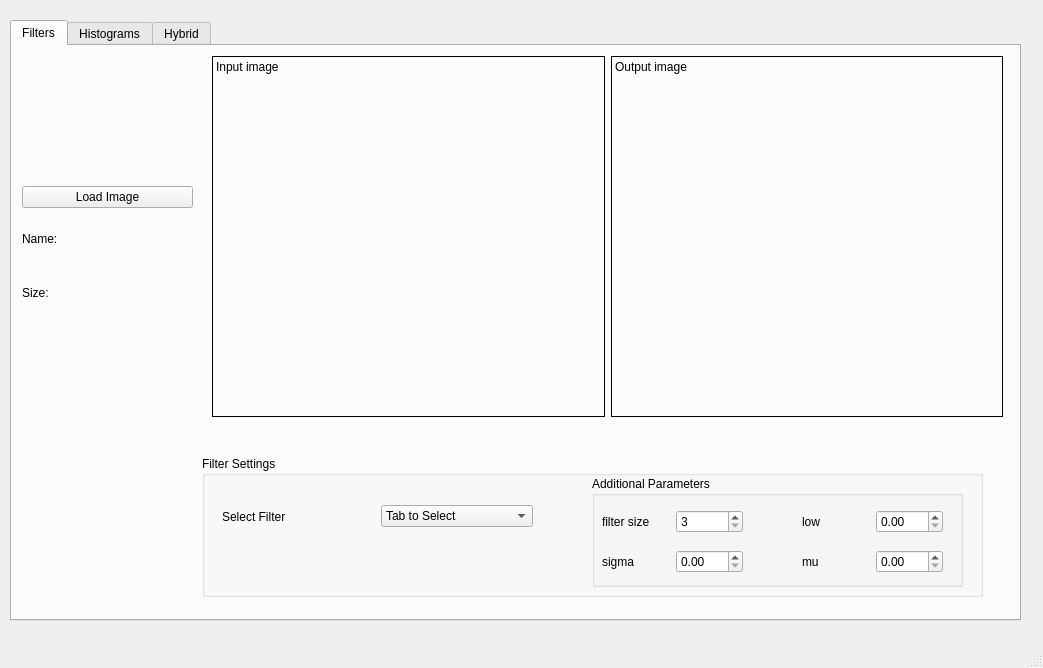
<?xml version="1.0" encoding="UTF-8"?>
<ui version="4.0">
 <class>MainWindow</class>
 <widget class="QMainWindow" name="MainWindow">
  <property name="geometry">
   <rect>
    <x>0</x>
    <y>0</y>
    <width>1043</width>
    <height>668</height>
   </rect>
  </property>
  <property name="minimumSize">
   <size>
    <width>800</width>
    <height>0</height>
   </size>
  </property>
  <property name="windowTitle">
   <string>MainWindow</string>
  </property>
  <widget class="QWidget" name="centralwidget">
   <widget class="QTabWidget" name="tabWidget">
    <property name="enabled">
     <bool>true</bool>
    </property>
    <property name="geometry">
     <rect>
      <x>10</x>
      <y>20</y>
      <width>1011</width>
      <height>601</height>
     </rect>
    </property>
    <property name="currentIndex">
     <number>0</number>
    </property>
    <widget class="QWidget" name="tab_filters">
     <attribute name="title">
      <string>Filters</string>
     </attribute>
     <widget class="QGroupBox" name="groupBox">
      <property name="geometry">
       <rect>
        <x>190</x>
        <y>410</y>
        <width>781</width>
        <height>141</height>
       </rect>
      </property>
      <property name="title">
       <string>Filter Settings</string>
      </property>
      <widget class="QWidget" name="horizontalLayoutWidget">
       <property name="geometry">
        <rect>
         <x>20</x>
         <y>40</y>
         <width>311</width>
         <height>41</height>
        </rect>
       </property>
       <layout class="QHBoxLayout" name="horizontalLayout">
        <item>
         <widget class="QLabel" name="label_3">
          <property name="text">
           <string>Select Filter</string>
          </property>
         </widget>
        </item>
        <item>
         <widget class="QComboBox" name="comboBox_filters">
          <item>
           <property name="text">
            <string>Tab to Select</string>
           </property>
          </item>
          <item>
           <property name="text">
            <string>Gaussian noise</string>
           </property>
          </item>
          <item>
           <property name="text">
            <string>Uniform noise</string>
           </property>
          </item>
          <item>
           <property name="text">
            <string>Salt &amp; pepper noise</string>
           </property>
          </item>
          <item>
           <property name="text">
            <string>Gaussian filter</string>
           </property>
          </item>
          <item>
           <property name="text">
            <string>Median filter</string>
           </property>
          </item>
          <item>
           <property name="text">
            <string>Average filter</string>
           </property>
          </item>
          <item>
           <property name="text">
            <string>Sobel ED</string>
           </property>
          </item>
          <item>
           <property name="text">
            <string>Roberts ED</string>
           </property>
          </item>
          <item>
           <property name="text">
            <string>Prewitt ED</string>
           </property>
          </item>
          <item>
           <property name="text">
            <string>Canny ED</string>
           </property>
          </item>
          <item>
           <property name="text">
            <string>Laplacian of Gaussian</string>
           </property>
          </item>
          <item>
           <property name="text">
            <string>Laplacian1</string>
           </property>
          </item>
          <item>
           <property name="text">
            <string>Laplacian2</string>
           </property>
          </item>
         </widget>
        </item>
       </layout>
      </widget>
      <widget class="QGroupBox" name="groupBox_2">
       <property name="geometry">
        <rect>
         <x>390</x>
         <y>20</y>
         <width>371</width>
         <height>111</height>
        </rect>
       </property>
       <property name="title">
        <string>Additional Parameters</string>
       </property>
       <widget class="QWidget" name="layoutWidget">
        <property name="geometry">
         <rect>
          <x>10</x>
          <y>30</y>
          <width>141</width>
          <height>31</height>
         </rect>
        </property>
        <layout class="QHBoxLayout" name="horizontalLayout_5">
         <item>
          <widget class="QLabel" name="label_4">
           <property name="text">
            <string>filter size</string>
           </property>
          </widget>
         </item>
         <item>
          <widget class="QSpinBox" name="spinBox_filter_size">
           <property name="minimum">
            <number>3</number>
           </property>
           <property name="maximum">
            <number>51</number>
           </property>
           <property name="singleStep">
            <number>2</number>
           </property>
          </widget>
         </item>
        </layout>
       </widget>
       <widget class="QWidget" name="layoutWidget">
        <property name="geometry">
         <rect>
          <x>10</x>
          <y>70</y>
          <width>141</width>
          <height>31</height>
         </rect>
        </property>
        <layout class="QHBoxLayout" name="horizontalLayout_4">
         <item>
          <widget class="QLabel" name="label_5">
           <property name="text">
            <string>sigma</string>
           </property>
          </widget>
         </item>
         <item>
          <widget class="QDoubleSpinBox" name="doubleSpinBox_sigma"/>
         </item>
        </layout>
       </widget>
       <widget class="QWidget" name="layoutWidget">
        <property name="geometry">
         <rect>
          <x>210</x>
          <y>70</y>
          <width>141</width>
          <height>31</height>
         </rect>
        </property>
        <layout class="QHBoxLayout" name="horizontalLayout_3">
         <item>
          <widget class="QLabel" name="label_6">
           <property name="text">
            <string>mu</string>
           </property>
          </widget>
         </item>
         <item>
          <widget class="QDoubleSpinBox" name="doubleSpinBox_mu"/>
         </item>
        </layout>
       </widget>
       <widget class="QWidget" name="layoutWidget">
        <property name="geometry">
         <rect>
          <x>210</x>
          <y>30</y>
          <width>141</width>
          <height>31</height>
         </rect>
        </property>
        <layout class="QHBoxLayout" name="horizontalLayout_2">
         <item>
          <widget class="QLabel" name="label_7">
           <property name="text">
            <string>low</string>
           </property>
          </widget>
         </item>
         <item>
          <widget class="QDoubleSpinBox" name="doubleSpinBox_low">
           <property name="maximum">
            <double>1.000000000000000</double>
           </property>
           <property name="singleStep">
            <double>0.010000000000000</double>
           </property>
          </widget>
         </item>
        </layout>
       </widget>
      </widget>
     </widget>
     <widget class="QWidget" name="">
      <property name="geometry">
       <rect>
        <x>200</x>
        <y>10</y>
        <width>791</width>
        <height>361</height>
       </rect>
      </property>
      <layout class="QGridLayout" name="gridLayout_5">
       <item row="0" column="0">
        <widget class="QLabel" name="label_filters_input">
         <property name="frameShape">
          <enum>QFrame::Box</enum>
         </property>
         <property name="text">
          <string>Input image</string>
         </property>
         <property name="alignment">
          <set>Qt::AlignLeading|Qt::AlignLeft|Qt::AlignTop</set>
         </property>
        </widget>
       </item>
       <item row="0" column="1">
        <widget class="QLabel" name="label_filters_output">
         <property name="frameShape">
          <enum>QFrame::Box</enum>
         </property>
         <property name="text">
          <string>Output image</string>
         </property>
         <property name="textFormat">
          <enum>Qt::PlainText</enum>
         </property>
         <property name="alignment">
          <set>Qt::AlignLeading|Qt::AlignLeft|Qt::AlignTop</set>
         </property>
        </widget>
       </item>
      </layout>
     </widget>
     <widget class="QWidget" name="">
      <property name="geometry">
       <rect>
        <x>10</x>
        <y>140</y>
        <width>171</width>
        <height>131</height>
       </rect>
      </property>
      <layout class="QGridLayout" name="gridLayout_6">
       <item row="3" column="0">
        <widget class="QLabel" name="label_2">
         <property name="text">
          <string>Size:</string>
         </property>
        </widget>
       </item>
       <item row="0" column="0">
        <widget class="QPushButton" name="pushButton_filters_load">
         <property name="text">
          <string>Load Image</string>
         </property>
        </widget>
       </item>
       <item row="2" column="0">
        <widget class="QLabel" name="label">
         <property name="text">
          <string>Name:</string>
         </property>
        </widget>
       </item>
      </layout>
     </widget>
    </widget>
    <widget class="QWidget" name="tab_histograms">
     <attribute name="title">
      <string>Histograms</string>
     </attribute>
     <widget class="QWidget" name="">
      <property name="geometry">
       <rect>
        <x>280</x>
        <y>10</y>
        <width>701</width>
        <height>531</height>
       </rect>
      </property>
      <layout class="QGridLayout" name="gridLayout">
       <item row="0" column="0">
        <widget class="QLabel" name="label_histograms_input">
         <property name="frameShape">
          <enum>QFrame::Box</enum>
         </property>
         <property name="text">
          <string>Input image</string>
         </property>
         <property name="alignment">
          <set>Qt::AlignLeading|Qt::AlignLeft|Qt::AlignTop</set>
         </property>
        </widget>
       </item>
       <item row="0" column="1">
        <widget class="QLabel" name="label_histograms_output">
         <property name="frameShape">
          <enum>QFrame::Box</enum>
         </property>
         <property name="text">
          <string>Output image</string>
         </property>
         <property name="alignment">
          <set>Qt::AlignLeading|Qt::AlignLeft|Qt::AlignTop</set>
         </property>
        </widget>
       </item>
       <item row="1" column="0">
        <widget class="QLabel" name="label_histograms_hinput">
         <property name="frameShape">
          <enum>QFrame::Box</enum>
         </property>
         <property name="text">
          <string>Input Histogram</string>
         </property>
         <property name="textFormat">
          <enum>Qt::PlainText</enum>
         </property>
         <property name="alignment">
          <set>Qt::AlignLeading|Qt::AlignLeft|Qt::AlignTop</set>
         </property>
        </widget>
       </item>
       <item row="1" column="1">
        <widget class="QLabel" name="label_histograms_houtput">
         <property name="frameShape">
          <enum>QFrame::Box</enum>
         </property>
         <property name="text">
          <string>Output Histogram</string>
         </property>
         <property name="textFormat">
          <enum>Qt::PlainText</enum>
         </property>
         <property name="alignment">
          <set>Qt::AlignLeading|Qt::AlignLeft|Qt::AlignTop</set>
         </property>
        </widget>
       </item>
      </layout>
     </widget>
     <widget class="QWidget" name="">
      <property name="geometry">
       <rect>
        <x>40</x>
        <y>200</y>
        <width>201</width>
        <height>131</height>
       </rect>
      </property>
      <layout class="QGridLayout" name="gridLayout_2">
       <item row="0" column="0">
        <widget class="QPushButton" name="pushButton_Auto_global_thershold">
         <property name="text">
          <string>Auto Global Thersholding</string>
         </property>
        </widget>
       </item>
       <item row="1" column="0">
        <widget class="QPushButton" name="pushButton_globalThershold">
         <property name="text">
          <string>Global Thersholding</string>
         </property>
        </widget>
       </item>
       <item row="2" column="0">
        <widget class="QDoubleSpinBox" name="doubleSpinBox_Thershold_value">
         <property name="maximum">
          <double>1.000000000000000</double>
         </property>
         <property name="singleStep">
          <double>0.010000000000000</double>
         </property>
         <property name="value">
          <double>0.500000000000000</double>
         </property>
        </widget>
       </item>
      </layout>
     </widget>
     <widget class="QWidget" name="">
      <property name="geometry">
       <rect>
        <x>40</x>
        <y>350</y>
        <width>201</width>
        <height>131</height>
       </rect>
      </property>
      <layout class="QGridLayout" name="gridLayout_3">
       <item row="0" column="0" colspan="2">
        <widget class="QPushButton" name="pushButton_local_thershold">
         <property name="text">
          <string>Local Thersholding</string>
         </property>
        </widget>
       </item>
       <item row="1" column="0">
        <widget class="QSpinBox" name="spinBox_thershlod_filter_size">
         <property name="minimum">
          <number>3</number>
         </property>
         <property name="maximum">
          <number>41</number>
         </property>
         <property name="singleStep">
          <number>2</number>
         </property>
         <property name="value">
          <number>7</number>
         </property>
        </widget>
       </item>
       <item row="1" column="1">
        <widget class="QComboBox" name="comboBox_thersholding_filter">
         <item>
          <property name="text">
           <string>Gaussian</string>
          </property>
         </item>
         <item>
          <property name="text">
           <string>Average</string>
          </property>
         </item>
         <item>
          <property name="text">
           <string>Median</string>
          </property>
         </item>
        </widget>
       </item>
      </layout>
     </widget>
     <widget class="QWidget" name="">
      <property name="geometry">
       <rect>
        <x>40</x>
        <y>20</y>
        <width>201</width>
        <height>171</height>
       </rect>
      </property>
      <layout class="QGridLayout" name="gridLayout_4">
       <item row="0" column="0">
        <widget class="QPushButton" name="pushButton_histograms_load">
         <property name="text">
          <string>Load image</string>
         </property>
        </widget>
       </item>
       <item row="1" column="0">
        <widget class="QLabel" name="label_11">
         <property name="text">
          <string>Name:</string>
         </property>
        </widget>
       </item>
       <item row="2" column="0">
        <widget class="QLabel" name="label_10">
         <property name="text">
          <string>Size:</string>
         </property>
        </widget>
       </item>
      </layout>
     </widget>
    </widget>
    <widget class="QWidget" name="tab_hybrid">
     <attribute name="title">
      <string>Hybrid</string>
     </attribute>
     <widget class="QWidget" name="">
      <property name="geometry">
       <rect>
        <x>180</x>
        <y>20</y>
        <width>811</width>
        <height>521</height>
       </rect>
      </property>
      <layout class="QGridLayout" name="gridLayout_7">
       <item row="0" column="0">
        <widget class="QLabel" name="label_histograms_input_2">
         <property name="frameShape">
          <enum>QFrame::Box</enum>
         </property>
         <property name="text">
          <string>Input image A</string>
         </property>
         <property name="alignment">
          <set>Qt::AlignLeading|Qt::AlignLeft|Qt::AlignTop</set>
         </property>
        </widget>
       </item>
       <item row="0" column="1" rowspan="2">
        <widget class="QLabel" name="label_histograms_output_2">
         <property name="frameShape">
          <enum>QFrame::Box</enum>
         </property>
         <property name="text">
          <string>Output image</string>
         </property>
         <property name="alignment">
          <set>Qt::AlignLeading|Qt::AlignLeft|Qt::AlignTop</set>
         </property>
        </widget>
       </item>
       <item row="1" column="0">
        <widget class="QLabel" name="label_histograms_hinput_2">
         <property name="frameShape">
          <enum>QFrame::Box</enum>
         </property>
         <property name="text">
          <string>Input image B</string>
         </property>
         <property name="textFormat">
          <enum>Qt::PlainText</enum>
         </property>
         <property name="alignment">
          <set>Qt::AlignLeading|Qt::AlignLeft|Qt::AlignTop</set>
         </property>
        </widget>
       </item>
      </layout>
     </widget>
     <widget class="QWidget" name="">
      <property name="geometry">
       <rect>
        <x>20</x>
        <y>20</y>
        <width>131</width>
        <height>121</height>
       </rect>
      </property>
      <layout class="QGridLayout" name="gridLayout_8">
       <item row="0" column="0">
        <widget class="QPushButton" name="pushButton_histograms_load_2">
         <property name="text">
          <string>Load image A</string>
         </property>
        </widget>
       </item>
       <item row="1" column="0">
        <widget class="QLabel" name="label_12">
         <property name="text">
          <string>Name:</string>
         </property>
        </widget>
       </item>
       <item row="2" column="0">
        <widget class="QLabel" name="label_13">
         <property name="text">
          <string>Size:</string>
         </property>
        </widget>
       </item>
      </layout>
     </widget>
     <widget class="QWidget" name="">
      <property name="geometry">
       <rect>
        <x>20</x>
        <y>170</y>
        <width>131</width>
        <height>131</height>
       </rect>
      </property>
      <layout class="QGridLayout" name="gridLayout_9">
       <item row="0" column="0">
        <widget class="QPushButton" name="pushButton_histograms_load_3">
         <property name="text">
          <string>Load image B</string>
         </property>
        </widget>
       </item>
       <item row="1" column="0">
        <widget class="QLabel" name="label_15">
         <property name="text">
          <string>Name:</string>
         </property>
        </widget>
       </item>
       <item row="2" column="0">
        <widget class="QLabel" name="label_14">
         <property name="text">
          <string>Size:</string>
         </property>
        </widget>
       </item>
      </layout>
     </widget>
     <widget class="QWidget" name="">
      <property name="geometry">
       <rect>
        <x>30</x>
        <y>350</y>
        <width>131</width>
        <height>81</height>
       </rect>
      </property>
      <layout class="QGridLayout" name="gridLayout_10">
       <item row="0" column="0">
        <layout class="QHBoxLayout" name="horizontalLayout_6">
         <item>
          <widget class="QLabel" name="label_8">
           <property name="text">
            <string>Alpha</string>
           </property>
          </widget>
         </item>
         <item>
          <widget class="QDoubleSpinBox" name="doubleSpinBox_alpha">
           <property name="minimum">
            <double>0.100000000000000</double>
           </property>
           <property name="maximum">
            <double>0.900000000000000</double>
           </property>
           <property name="singleStep">
            <double>0.050000000000000</double>
           </property>
           <property name="value">
            <double>0.500000000000000</double>
           </property>
          </widget>
         </item>
        </layout>
       </item>
       <item row="1" column="0">
        <widget class="QPushButton" name="pushButton_histograms_load_4">
         <property name="text">
          <string>Make Hybrid</string>
         </property>
        </widget>
       </item>
      </layout>
     </widget>
    </widget>
   </widget>
  </widget>
  <widget class="QMenuBar" name="menubar">
   <property name="geometry">
    <rect>
     <x>0</x>
     <y>0</y>
     <width>1043</width>
     <height>22</height>
    </rect>
   </property>
  </widget>
  <widget class="QStatusBar" name="statusbar"/>
 </widget>
 <resources/>
 <connections/>
</ui>
